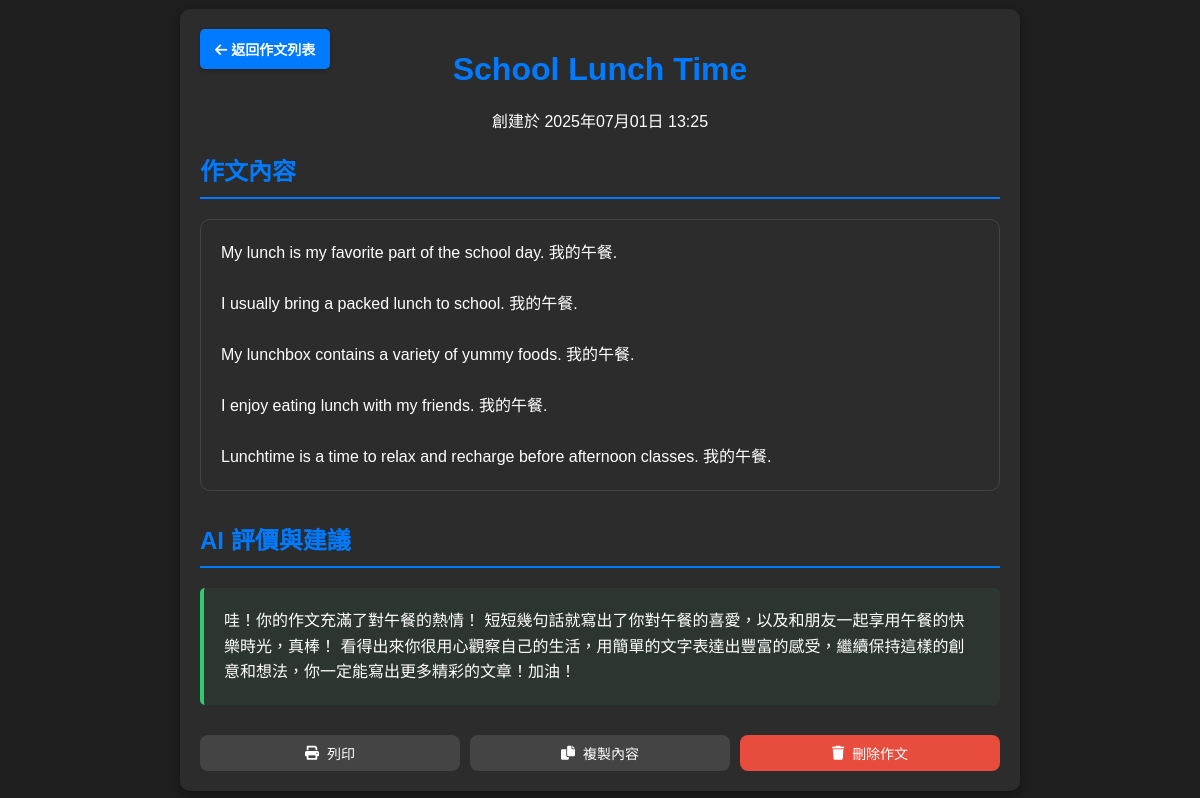
The page /composition/view/2 (signed in) on the database its author committed.
### models.py (models this page shows)
class Composition(db.Model):
    __tablename__ = 'compositions'
    id = db.Column(db.Integer, primary_key=True)
    user_id = db.Column(db.Integer, db.ForeignKey('users.id'), nullable=False)
    title = db.Column(db.String(200), nullable=False)
    content = db.Column(db.Text, nullable=False)
    ai_feedback = db.Column(db.Text, nullable=True)
    timestamp = db.Column(db.DateTime, default=datetime.utcnow)
    user = db.relationship('User', backref=db.backref('compositions', lazy=True))

### app.py (the view)
@app.route("/composition/view/<int:composition_id>")
@login_required
def view_composition(composition_id):
    composition = Composition.query.filter_by(
        id=composition_id,
        user_id=current_user.id
    ).first()
    if not composition:
        flash('作文不存在或無權限查看', 'error')
        return redirect(url_for('composition'))
    return render_template('composition_view.html', composition=composition)

### app.py (called while the page is built)
@login_manager.user_loader
def load_user(user_id):
    return db.session.get(User, int(user_id))

### templates/composition_view.html (shortened to what this page needs)
<!DOCTYPE html>
<html lang="zh-TW">
<head>
    <link rel="stylesheet" href="{{ url_for('static', filename='css/composition.css') }}">
    <link rel="stylesheet" href="https://cdnjs.cloudflare.com/ajax/libs/font-awesome/6.0.0/css/all.min.css">
</head>
<body>
    <div class="container">
        <header>
            <div class="header-nav">
                <a href="{{ url_for('composition') }}" class="back-button">
                    <i class="fas fa-arrow-left"></i> 返回作文列表
                </a>
            </div>
            <h1>{{ composition.title }}</h1>
            <p class="subtitle">創建於 {{ composition.timestamp.strftime('%Y年%m月%d日 %H:%M') }}</p>
        </header>
        <main>
            <div class="composition-view">
                <div class="composition-content">
                    <h2>作文內容</h2>
                    <div class="essay-display">
                        {{ composition.content|replace('\n', '<br>')|safe }}
                    </div>
                </div>
                {% if composition.ai_feedback %}
                <div class="ai-feedback">
                    <h2>AI 評價與建議</h2>
                    <div class="feedback-display">
                        {{ composition.ai_feedback|replace('\n', '<br>')|safe }}
                    </div>
                </div>
                {% endif %}
                <div class="composition-actions">
                    <button onclick="printComposition()" class="btn btn-secondary">
                        <i class="fas fa-print"></i> 列印
                    </button>
                    <button onclick="copyToClipboard()" class="btn btn-secondary">
                        <i class="fas fa-copy"></i> 複製內容
                    </button>
                    <button onclick="deleteComposition()" class="btn btn-danger">
                        <i class="fas fa-trash"></i> 刪除作文
                    </button>
                </div>
            </div>
        </main>
    </div>
</body>
</html>

### static/css/composition.css (style rules this page uses)
:root { --primary-color: #007BFF; --secondary-color: #2c2c2c; --text-color: #fff; --border-color: #444; --success-color: #2ECC71; --error-color: #E74C3C; --background-color: #1e1e1e; --card-background: #2c2c2c; --hover-color: #0056b3; }
body { margin: 0; font-family: Arial, sans-serif; background-color: #1e1e1e; color: #fff; display: flex; align-items: center; justify-content: center; min-height: 100vh; animation: fadeInBody 1s ease-in-out; }
.container { width: 800px; background-color: var(--secondary-color); padding: 20px; border-radius: 10px; box-shadow: 0 4px 8px rgba(0, 0, 0, 0.3); animation: slideUp 0.8s ease-out; position: relative; }
h1, h3 { color: var(--primary-color); text-align: center; margin-bottom: 20px; animation: fadeInText 1.2s ease-in-out; }
p { text-align: center; justify-content: center; animation: fadeInText 1.4s ease-in-out; }
button { width: 100%; padding: 10px; background-color: var(--primary-color); border: none; border-radius: 5px; color: #fff; font-size: 16px; cursor: pointer; animation: fadeInButton 1.6s ease-in-out; }
.back-button { position: absolute; top: 20px; left: 20px; padding: 10px 15px; background-color: var(--primary-color); color: #fff; text-decoration: none; font-size: 14px; font-weight: bold; border-radius: 5px; box-shadow: 0 2px 4px rgba(0, 0, 0, 0.2); transition: background-color 0.3s ease, transform 0.2s ease; animation: fadeInBackButton 1.8s ease-in-out; }
.header-nav { display: flex; justify-content: space-between; align-items: center; margin-bottom: 20px; }
.btn { display: inline-flex; align-items: center; gap: 8px; padding: 12px 24px; border: none; border-radius: 8px; text-decoration: none; font-size: 16px; font-weight: 500; cursor: pointer; transition: all 0.3s ease; }
.btn-secondary { background-color: var(--border-color); color: white; }
.btn-danger { background-color: var(--error-color); color: white; }
.composition-actions { display: flex; gap: 10px; }
.composition-actions .btn { flex: 1; justify-content: center; font-size: 14px; padding: 8px 16px; }
.essay-display, .evaluation-display { background: var(--card-background); padding: 20px; border-radius: 10px; margin: 15px 0; line-height: 1.6; border: 1px solid var(--border-color); }
.composition-view { max-width: 100%; }
.composition-content, .ai-feedback { margin-bottom: 30px; }
.composition-content h2, .ai-feedback h2 { color: var(--primary-color); border-bottom: 2px solid var(--primary-color); padding-bottom: 10px; margin-bottom: 20px; }
.feedback-display { background: rgba(46, 204, 113, 0.05); border-left: 4px solid var(--success-color); padding: 20px; border-radius: 5px; line-height: 1.6; }

### rows shown on the page
Composition: title "School Lunch Time", timestamp "2025年07月01日 13:25", content "My lunch is my favorite part of the school day. 我的午餐. I usually bring a packed lunch to school. 我的午餐. My lunchbox contains a variety of yummy foods. 我的午餐. I enjoy eating lunch with my friends. 我的午餐. Lunchtime is a time to relax and recharge before afternoon classes. 我的午餐.", ai_feedback "哇！你的作文充滿了對午餐的熱情！ 短短幾句話就寫出了你對午餐的喜愛，以及和朋友一起享用午餐的快樂時光，真棒！ 看得出來你很用心觀察自己的生活，用簡單的文字表達出豐富的感受，繼續保持這樣的創意和想法，你一定能寫出更多精彩的文章！加油！"
